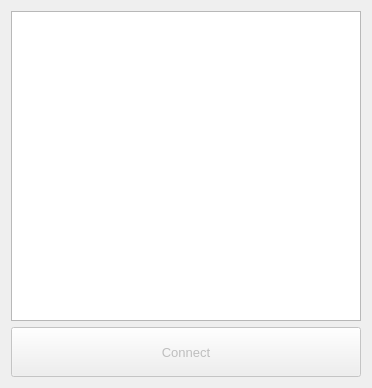
<?xml version="1.0" encoding="UTF-8"?>
<ui version="4.0">
 <class>ChannelWidget</class>
 <widget class="QWidget" name="ChannelWidget">
  <property name="geometry">
   <rect>
    <x>0</x>
    <y>0</y>
    <width>368</width>
    <height>388</height>
   </rect>
  </property>
  <property name="windowTitle">
   <string>Server choice</string>
  </property>
  <layout class="QGridLayout" name="gridLayout">
   <item row="0" column="0">
    <widget class="QTableWidget" name="TW_LISTSERV">
     <property name="font">
      <font>
       <pointsize>12</pointsize>
      </font>
     </property>
     <property name="editTriggers">
      <set>QAbstractItemView::NoEditTriggers</set>
     </property>
     <property name="gridStyle">
      <enum>Qt::DashLine</enum>
     </property>
     <property name="columnCount">
      <number>2</number>
     </property>
     <attribute name="horizontalHeaderVisible">
      <bool>false</bool>
     </attribute>
     <attribute name="verticalHeaderVisible">
      <bool>false</bool>
     </attribute>
     <column/>
     <column/>
    </widget>
   </item>
   <item row="1" column="0">
    <widget class="QPushButton" name="PB_CONNECT">
     <property name="enabled">
      <bool>false</bool>
     </property>
     <property name="minimumSize">
      <size>
       <width>350</width>
       <height>50</height>
      </size>
     </property>
     <property name="font">
      <font>
       <pointsize>10</pointsize>
      </font>
     </property>
     <property name="text">
      <string>Connect</string>
     </property>
    </widget>
   </item>
  </layout>
 </widget>
 <resources/>
 <connections/>
</ui>
